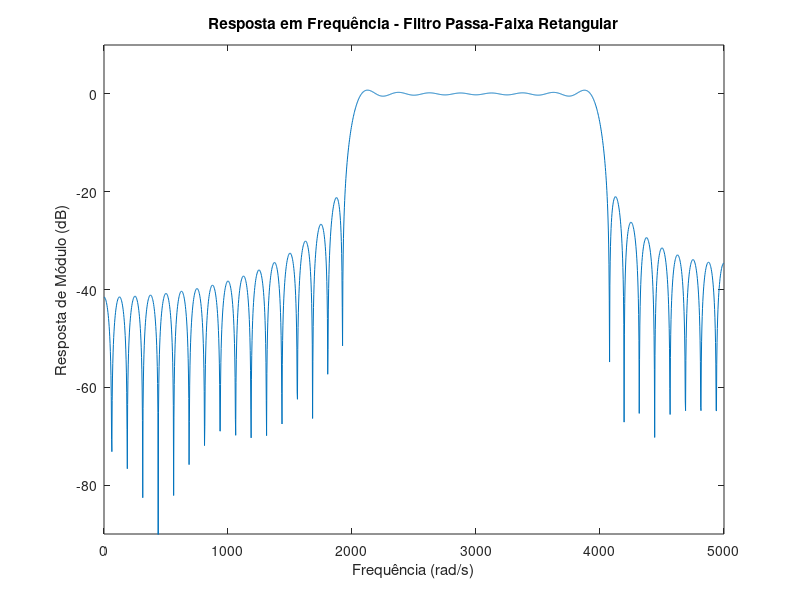
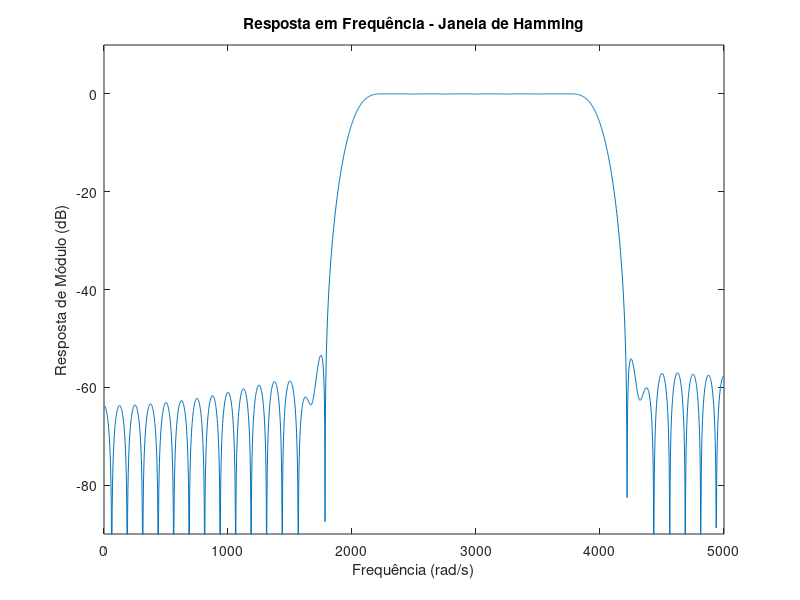
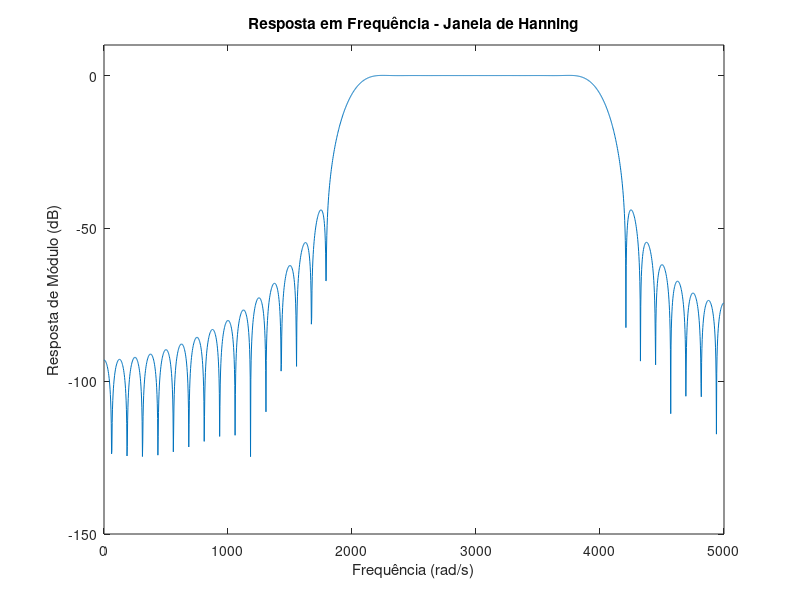
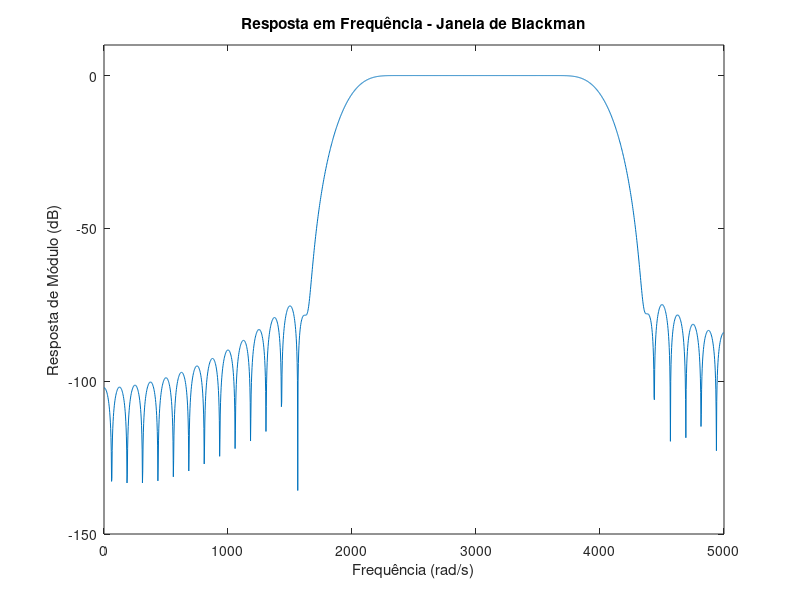

Here is the MATLAB script that generated these plots, in order:
clear all
M = 80;
Omega_c1 = 2000;
Omega_c2 = 4000;
Omega_s = 10000;
wc1 = Omega_c1*2*pi/Omega_s; wc2 = Omega_c2*2*pi/Omega_s;
n = 1:M/2;
h0 = (wc2 - wc1)/pi; % Coeficiente central para passa-faixa
haux = (sin(wc2.*n) - sin(wc1.*n))./(pi.*n);
h_ideal = [fliplr(haux) h0 haux]; % Coeficientes do filtro passa-faixa
h_ret = h_ideal;
[H_ret,w] = freqz(h_ret,1,2048,Omega_s);
figure(1)
plot(w,20*log10(abs(H_ret)))
axis([0 Omega_s/2 -90 10])
ylabel('Resposta de Módulo (dB)');
xlabel('Frequência (rad/s)');
title('Resposta em Frequência - Filtro Passa-Faixa Retangular');

% Hamming: 

h_aux = hamming(M+1);
h_ham = h_ideal.*h_aux';
[H_ham,w] = freqz(h_ham,1,2048,Omega_s);
figure(2)
plot(w,20*log10(abs(H_ham)))
axis([0 Omega_s/2 -90 10])
ylabel('Resposta de Módulo (dB)');
xlabel('Frequência (rad/s)');
title('Resposta em Frequência - Janela de Hamming');

% Hanning: 

h_aux = hanning(M+1);
h_han = h_ideal.*h_aux';
[H_han,w] = freqz(h_han,1,2048,Omega_s);
figure(3)
plot(w,20*log10(abs(H_han)))
axis([0 Omega_s/2 -150 10])
ylabel('Resposta de Módulo (dB)');
xlabel('Frequência (rad/s)');
title('Resposta em Frequência - Janela de Hanning');

% Blackman: 

h_aux = blackman(M+1);
h_black = h_ideal.*h_aux';
[H_black,w] = freqz(h_black,1,2048,Omega_s);
figure(4)
plot(w,20*log10(abs(H_black)))
axis([0 Omega_s/2 -150 10])
ylabel('Resposta de Módulo (dB)');
xlabel('Frequência (rad/s)');
title('Resposta em Frequência - Janela de Blackman');
